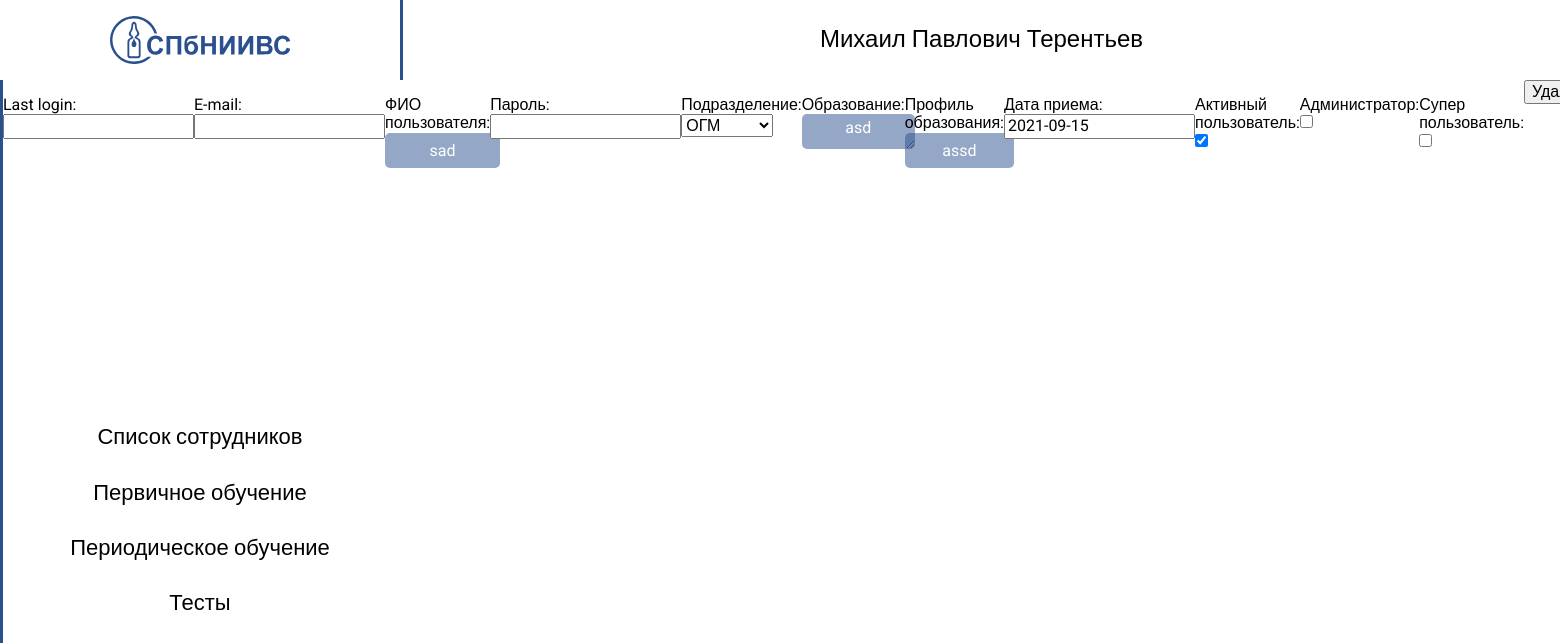
Screenshot of /usercard/2-sad/ with the database file from the repository.
### account/models.py (models this page shows, shortened)
class User(AbstractBaseUser):
    email = models.EmailField(
        verbose_name='E-mail',
        max_length=255,
        unique=True,
        blank=True,
        null=True,
    )
    name = models.CharField(
	    'ФИО пользователя',
	    max_length=250,
    )
    password = models.CharField(
        'Пароль',
        max_length=100,
        blank=True
    )
    subdivision = models.ForeignKey(
        'Subdivision',
        on_delete=models.SET_NULL,
        null=True,
        verbose_name='Подразделение'
    )
    education = models.TextField('Образование')
    education_profile = models.CharField('Профиль образования', max_length=80)
    receipt = models.DateField('Дата приема')
    slug = models.SlugField(
        max_length=75,
        blank=True,
        editable=False
    )
    is_active = models.BooleanField('Активный пользователь', default=True)
    is_admin = models.BooleanField('Администратор', default=False)
    is_superuser =  models.BooleanField('Супер пользователь', default=False)
    objects = UserManager()
    USERNAME_FIELD = 'email'
    REQUIRED_FIELDS = []
    class Meta:
        ordering = ['subdivision', 'name']
        verbose_name = 'Пользователь'
        verbose_name_plural = 'Пользователи'

### account/views.py (the view, shortened to what this page needs)
# urls.py: path('usercard/<int:pk>-<str:slug>/', views.UserDetailView.as_view(), name="user_detail"),
class UserDetailView(View):
    def get(self, request, pk, slug):
        context = {}
        try:
            user = User.objects.get(id=pk)
            form = UserChangeForm(initial={
                'email': user.email,
                'name': user.name,
                'subdivision': user.subdivision,
                'education': user.education,
                'education_profile': user.education_profile,
                'receipt': user.receipt,
                })
            context.update({
                'form': form,
                })
        except:
            messages.error(request, 'Сотрудник не найден')
        return render(request, "account/usercard_detail.html", context)

### account/forms.py
class UserChangeForm(forms.ModelForm):
    class Meta:
        model = User
        fields = '__all__'

### account/models.py (called while the page is built)
    def __str__(self):
        return self.subdivision_name

### templates/account/usercard_detail.html (shortened to what this page needs)
{% extends "base.html" %}
{% load static %}
{% block content %}
	{{ form.as_p }}
	<form method="POST">
		<button>Удалить</button>
	</form>
{% endblock %}

### static/css/style.css (style rules this page uses)
* { font-family: 'Roboto', sans-serif; }
#id_name { text-align: center; max-width: 150px; width: 100%; height: 25px; border: none; border-radius: 5px; padding: 5px; text-align: center; color: #fff; margin-right: 5px; background-color: rgba(43, 80, 144, 0.5); }
#id_education { text-align: center; max-width: 150px; width: 100%; height: 25px; border: none; border-radius: 5px; padding: 5px; text-align: center; color: #fff; margin-right: 5px; background-color: rgba(43, 80, 144, 0.5); }
#id_education_profile { text-align: center; max-width: 150px; width: 100%; height: 25px; border: none; border-radius: 5px; padding: 5px; text-align: center; color: #fff; margin-right: 5px; background-color: rgba(43, 80, 144, 0.5); }

### rows the page displays
User: name "sad", subdivision "ОГМ", education "asd", education_profile "assd", receipt "2021-09-15", is_active "☑"
